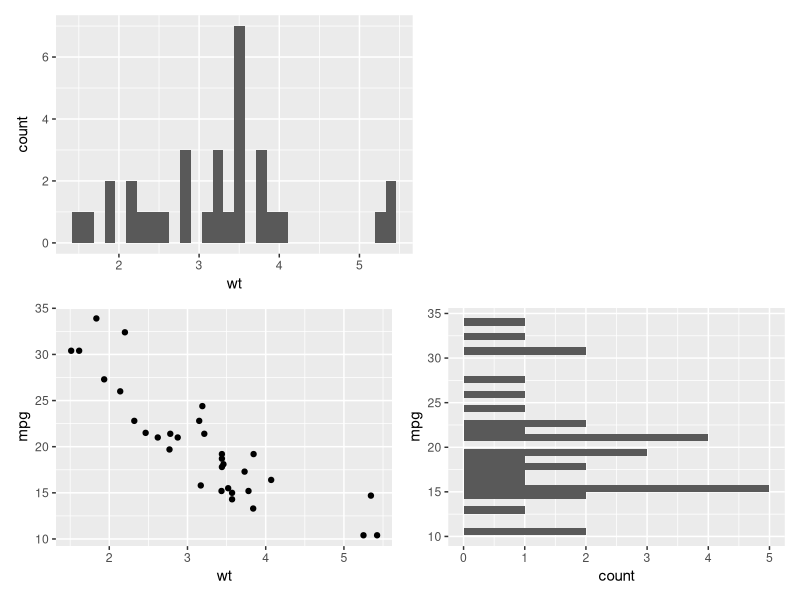
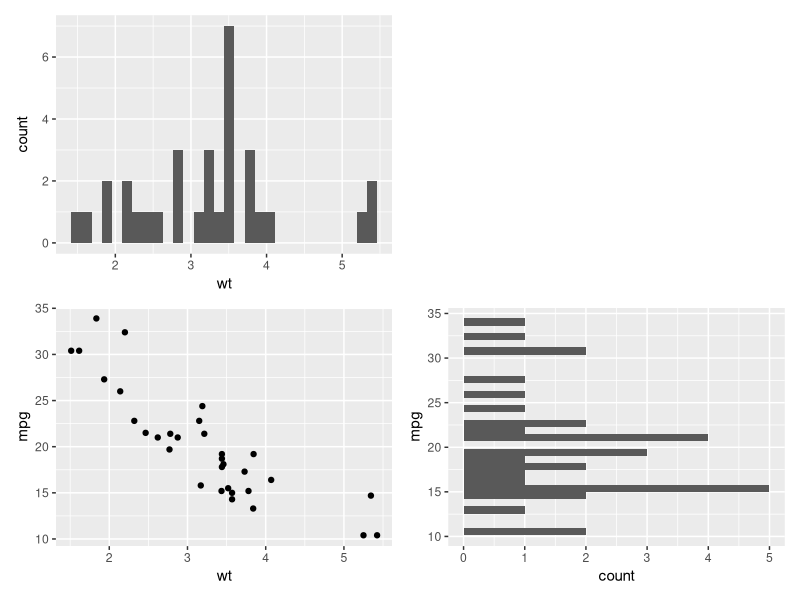
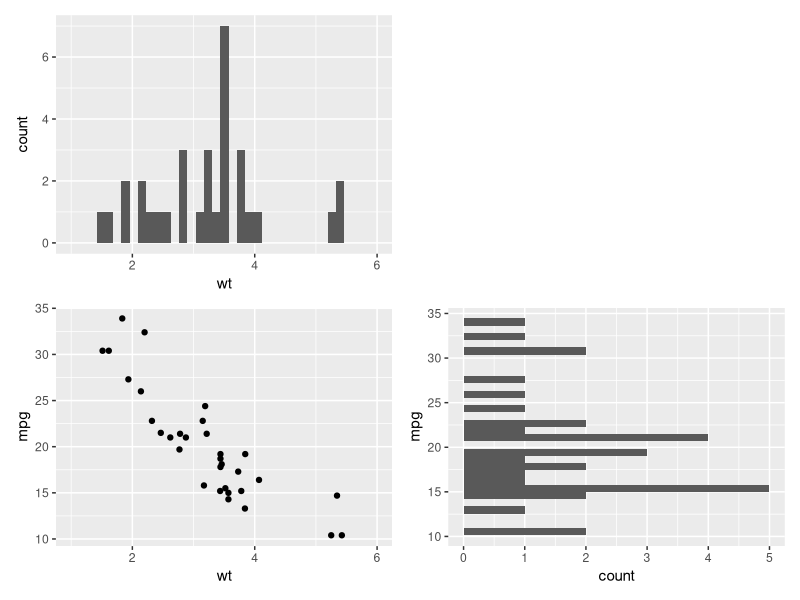
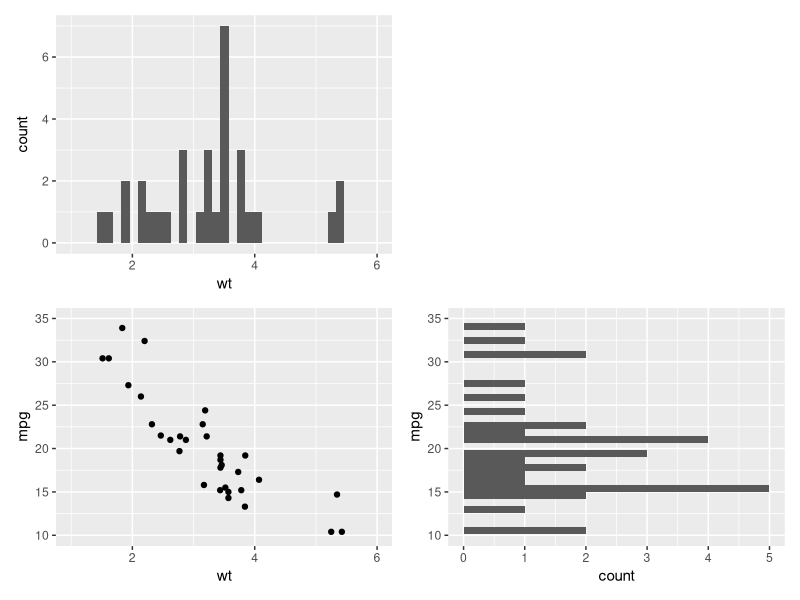

These charts were generated, in order, by the following R code:
## ---- chunk 1
library(ggplot2)
library(patchwork)
## ---- chunk 2
library(ggplot2)
library(patchwork)
xy <- ggplot(mtcars, aes(wt, mpg)) + geom_point()
x <- ggplot(mtcars, aes(wt)) + geom_histogram(bins = 30)
y <- ggplot(mtcars, aes(mpg)) + geom_histogram(bins = 30) + coord_flip()
(x | plot_spacer()) / (xy | y)
## ---- chunk 3
wrap_plots(x, plot_spacer(), xy, y, nrow = 2)
## ---- chunk 4
xlimits <- coord_cartesian(xlim = c(1, 6)) # xlim() はNG
wrap_plots(x + xlimits, plot_spacer(), xy + xlimits, y, nrow = 2)
## ---- chunk 5
wrap_plots(
  x + coord_cartesian(xlim = c(1, 6)), 
  plot_spacer(), 
  xy + coord_cartesian(xlim = c(1, 6), ylim = c(10, 35)), 
  y + coord_flip(xlim = c(10, 35)), 
  nrow = 2
)
